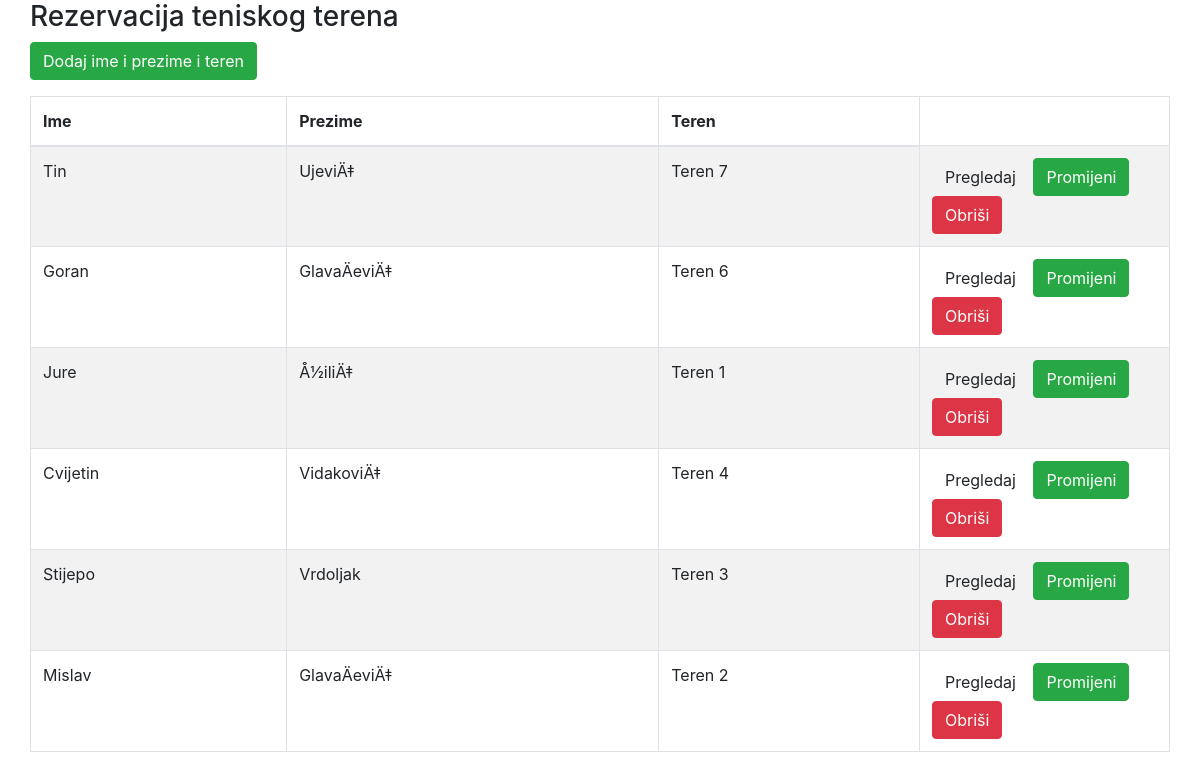
The page / on the database its author committed.
### tables this page shows
CREATE TABLE `rezervacija` (
  `id` int(11) NOT NULL,
  `ime` varchar(255) DEFAULT NULL,
  `prezime` varchar(255) DEFAULT NULL,
  `teren` varchar(255) DEFAULT NULL
);

### index.php (the view, shortened to what this page needs)
<!DOCTYPE html>
<html lang="en">
<head>
    <link   href="css/bootstrap.min.css" rel="stylesheet">
</head>
<body>
    <div class="container">
            <div class="row">
                <h3>Rezervacija teniskog terena</h3>
            </div>
            <div class="row">
              <p>
                    <a href="create.php" class="btn btn-success">Dodaj ime i prezime i teren</a>
                </p>
                <table class="table table-striped table-bordered">
                  <thead>
                    <tr>
                      <th>Ime</th>
                      <th>Prezime</th>
                      <th>Teren</th>
                    </tr>
                  </thead>
                  <tbody>
                  <?php
                   $pdo = Baza::connect();
                   $sql = 'SELECT * FROM rezervacija ORDER BY id DESC';
                   foreach ($pdo->query($sql) as $row) {
                       echo '<tr>';
                       echo '<td>'. $row['ime'] . '</td>';
                       echo '<td>'. $row['prezime'] . '</td>';
                       echo '<td>'. $row['teren'] . '</td>';
                       echo '<td width=250>';
                       echo '<a class="btn" href="read.php?id='.$row['id'].'">Pregledaj</a>';
                       echo '<a class="btn btn-success" href="update.php?id='.$row['id'].'">Promijeni</a>';
                       echo '<a class="btn btn-danger" href="delete.php?id='.$row['id'].'">Obriši</a>';
                       echo '</td>';
                       echo '</tr>';
                   }
                  ?>
                  </tbody>
            </table>
        </div>
    </div>
  </body>
</html>

### rows shown on the page
rezervacija: ime "Tin", prezime "UjeviÄ‡", teren "Teren 7"
rezervacija: ime "Goran", prezime "GlavaÄeviÄ‡", teren "Teren 6"
rezervacija: ime "Jure", prezime "Å½iliÄ‡", teren "Teren 1"
rezervacija: ime "Cvijetin", prezime "VidakoviÄ‡", teren "Teren 4"
rezervacija: ime "Stijepo", prezime "Vrdoljak", teren "Teren 3"
rezervacija: ime "Mislav", prezime "GlavaÄeviÄ‡", teren "Teren 2"
